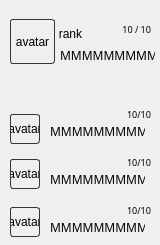
         <widget class="QWidget" name="_w_player_results_1" native="true">
          <property name="minimumSize">
           <size>
            <width>160</width>
            <height>0</height>
           </size>
          </property>
          <property name="maximumSize">
           <size>
            <width>160</width>
            <height>16777215</height>
           </size>
          </property>
          <layout class="QVBoxLayout" name="verticalLayout">
           <property name="spacing">
            <number>3</number>
           </property>
           <property name="leftMargin">
            <number>0</number>
           </property>
           <property name="topMargin">
            <number>9</number>
           </property>
           <property name="rightMargin">
            <number>0</number>
           </property>
           <property name="bottomMargin">
            <number>0</number>
           </property>
           <item>
            <widget class="QWidget" name="_w_player_1" native="true">
             <property name="minimumSize">
              <size>
               <width>160</width>
               <height>65</height>
              </size>
             </property>
             <property name="maximumSize">
              <size>
               <width>160</width>
               <height>65</height>
              </size>
             </property>
             <widget class="QLabel" name="_l_avatar_1">
              <property name="geometry">
               <rect>
                <x>10</x>
                <y>10</y>
                <width>45</width>
                <height>45</height>
               </rect>
              </property>
              <property name="minimumSize">
               <size>
                <width>45</width>
                <height>45</height>
               </size>
              </property>
              <property name="maximumSize">
               <size>
                <width>45</width>
                <height>45</height>
               </size>
              </property>
              <property name="styleSheet">
               <string notr="true">border-radius: 3px;
border: 1px solid rgb(54, 54, 54);</string>
              </property>
              <property name="text">
               <string>avatar</string>
              </property>
              <property name="scaledContents">
               <bool>true</bool>
              </property>
              <property name="alignment">
               <set>Qt::AlignCenter</set>
              </property>
             </widget>
             <widget class="QLabel" name="_l_rank_1">
              <property name="geometry">
               <rect>
                <x>58</x>
                <y>10</y>
                <width>25</width>
                <height>29</height>
               </rect>
              </property>
              <property name="minimumSize">
               <size>
                <width>25</width>
                <height>29</height>
               </size>
              </property>
              <property name="maximumSize">
               <size>
                <width>25</width>
                <height>29</height>
               </size>
              </property>
              <property name="text">
               <string>rank</string>
              </property>
              <property name="scaledContents">
               <bool>true</bool>
              </property>
              <property name="alignment">
               <set>Qt::AlignCenter</set>
              </property>
             </widget>
             <widget class="QLabel" name="_l_nick_1">
              <property name="geometry">
               <rect>
                <x>60</x>
                <y>38</y>
                <width>95</width>
                <height>16</height>
               </rect>
              </property>
              <property name="minimumSize">
               <size>
                <width>95</width>
                <height>0</height>
               </size>
              </property>
              <property name="maximumSize">
               <size>
                <width>95</width>
                <height>16777215</height>
               </size>
              </property>
              <property name="font">
               <font>
                <family>Revue BT</family>
               </font>
              </property>
              <property name="text">
               <string>MMMMMMMMMM</string>
              </property>
              <property name="alignment">
               <set>Qt::AlignLeading|Qt::AlignLeft|Qt::AlignVCenter</set>
              </property>
             </widget>
             <widget class="QLabel" name="_l_kills_1">
              <property name="geometry">
               <rect>
                <x>90</x>
                <y>10</y>
                <width>61</width>
                <height>20</height>
               </rect>
              </property>
              <property name="font">
               <font>
                <family>Revue BT</family>
                <pointsize>7</pointsize>
               </font>
              </property>
              <property name="text">
               <string>10 / 10</string>
              </property>
              <property name="alignment">
               <set>Qt::AlignRight|Qt::AlignTrailing|Qt::AlignVCenter</set>
              </property>
             </widget>
            </widget>
           </item>
           <item>
            <widget class="QLabel" name="label_3">
             <property name="maximumSize">
              <size>
               <width>16777215</width>
               <height>27</height>
              </size>
             </property>
             <property name="text">
              <string/>
             </property>
             <property name="pixmap">
              <pixmap resource="../resources/resources.qrc">:/menu/menu_middle_2.png</pixmap>
             </property>
             <property name="scaledContents">
              <bool>true</bool>
             </property>
            </widget>
           </item>
           <item>
            <spacer name="verticalSpacer">
             <property name="orientation">
              <enum>Qt::Vertical</enum>
             </property>
             <property name="sizeType">
              <enum>QSizePolicy::Minimum</enum>
             </property>
             <property name="sizeHint" stdset="0">
              <size>
               <width>20</width>
               <height>10</height>
              </size>
             </property>
            </spacer>
           </item>
           <item>
            <widget class="QWidget" name="_w_other_player_1" native="true">
             <property name="minimumSize">
              <size>
               <width>160</width>
               <height>45</height>
              </size>
             </property>
             <property name="maximumSize">
              <size>
               <width>160</width>
               <height>45</height>
              </size>
             </property>
             <widget class="QLabel" name="_l_other_avatar_1">
              <property name="geometry">
               <rect>
                <x>10</x>
                <y>10</y>
                <width>30</width>
                <height>30</height>
               </rect>
              </property>
              <property name="minimumSize">
               <size>
                <width>30</width>
                <height>30</height>
               </size>
              </property>
              <property name="maximumSize">
               <size>
                <width>30</width>
                <height>30</height>
               </size>
              </property>
              <property name="styleSheet">
               <string notr="true">border-radius: 3px;
border: 1px solid rgb(54, 54, 54);</string>
              </property>
              <property name="text">
               <string>avatar</string>
              </property>
              <property name="scaledContents">
               <bool>true</bool>
              </property>
              <property name="alignment">
               <set>Qt::AlignCenter</set>
              </property>
             </widget>
             <widget class="QLabel" name="_l_other_nick_1">
              <property name="geometry">
               <rect>
                <x>50</x>
                <y>20</y>
                <width>95</width>
                <height>15</height>
               </rect>
              </property>
              <property name="minimumSize">
               <size>
                <width>95</width>
                <height>0</height>
               </size>
              </property>
              <property name="maximumSize">
               <size>
                <width>95</width>
                <height>16777215</height>
               </size>
              </property>
              <property name="font">
               <font>
                <family>Revue BT</family>
               </font>
              </property>
              <property name="text">
               <string>MMMMMMMMMM</string>
              </property>
              <property name="alignment">
               <set>Qt::AlignLeading|Qt::AlignLeft|Qt::AlignVCenter</set>
              </property>
             </widget>
             <widget class="QLabel" name="_l_other_kills_1">
              <property name="geometry">
               <rect>
                <x>90</x>
                <y>0</y>
                <width>61</width>
                <height>20</height>
               </rect>
              </property>
              <property name="font">
               <font>
                <family>Revue BT</family>
                <pointsize>7</pointsize>
               </font>
              </property>
              <property name="text">
               <string>10/10</string>
              </property>
              <property name="alignment">
               <set>Qt::AlignRight|Qt::AlignTrailing|Qt::AlignVCenter</set>
              </property>
             </widget>
            </widget>
           </item>
           <item>
            <widget class="QWidget" name="_w_other_player_2" native="true">
             <property name="minimumSize">
              <size>
               <width>160</width>
               <height>45</height>
              </size>
             </property>
             <property name="maximumSize">
              <size>
               <width>160</width>
               <height>45</height>
              </size>
             </property>
             <widget class="QLabel" name="_l_other_avatar_2">
              <property name="geometry">
               <rect>
                <x>10</x>
                <y>7</y>
                <width>30</width>
                <height>30</height>
               </rect>
              </property>
              <property name="minimumSize">
               <size>
                <width>30</width>
                <height>30</height>
               </size>
              </property>
              <property name="maximumSize">
               <size>
                <width>30</width>
                <height>30</height>
               </size>
              </property>
              <property name="styleSheet">
               <string notr="true">border-radius: 3px;
border: 1px solid rgb(54, 54, 54);</string>
              </property>
              <property name="text">
               <string>avatar</string>
              </property>
              <property name="scaledContents">
               <bool>true</bool>
              </property>
              <property name="alignment">
               <set>Qt::AlignCenter</set>
              </property>
             </widget>
             <widget class="QLabel" name="_l_other_nick_2">
              <property name="geometry">
               <rect>
                <x>50</x>
                <y>20</y>
                <width>95</width>
                <height>15</height>
               </rect>
              </property>
              <property name="minimumSize">
               <size>
                <width>95</width>
                <height>0</height>
               </size>
              </property>
              <property name="maximumSize">
               <size>
                <width>95</width>
                <height>16777215</height>
               </size>
              </property>
              <property name="font">
               <font>
                <family>Revue BT</family>
               </font>
              </property>
              <property name="text">
               <string>MMMMMMMMMM</string>
              </property>
              <property name="alignment">
               <set>Qt::AlignLeading|Qt::AlignLeft|Qt::AlignVCenter</set>
              </property>
             </widget>
             <widget class="QLabel" name="_l_other_kills_2">
              <property name="geometry">
               <rect>
                <x>90</x>
                <y>0</y>
                <width>61</width>
                <height>20</height>
               </rect>
              </property>
              <property name="font">
               <font>
                <family>Revue BT</family>
                <pointsize>7</pointsize>
               </font>
              </property>
              <property name="text">
               <string>10/10</string>
              </property>
              <property name="alignment">
               <set>Qt::AlignRight|Qt::AlignTrailing|Qt::AlignVCenter</set>
              </property>
             </widget>
            </widget>
           </item>
           <item>
            <widget class="QWidget" name="_w_other_player_3" native="true">
             <property name="minimumSize">
              <size>
               <width>160</width>
               <height>45</height>
              </size>
             </property>
             <property name="maximumSize">
              <size>
               <width>160</width>
               <height>45</height>
              </size>
             </property>
             <widget class="QLabel" name="_l_other_avatar_3">
              <property name="geometry">
               <rect>
                <x>10</x>
                <y>7</y>
                <width>30</width>
                <height>30</height>
               </rect>
              </property>
              <property name="minimumSize">
               <size>
                <width>30</width>
                <height>30</height>
               </size>
              </property>
              <property name="maximumSize">
               <size>
                <width>30</width>
                <height>30</height>
               </size>
              </property>
              <property name="styleSheet">
               <string notr="true">border-radius: 3px;
border: 1px solid rgb(54, 54, 54);</string>
              </property>
              <property name="text">
               <string>avatar</string>
              </property>
              <property name="scaledContents">
               <bool>true</bool>
              </property>
              <property name="alignment">
               <set>Qt::AlignCenter</set>
              </property>
             </widget>
             <widget class="QLabel" name="_l_other_nick_3">
              <property name="geometry">
               <rect>
                <x>50</x>
                <y>20</y>
                <width>95</width>
                <height>15</height>
               </rect>
              </property>
              <property name="minimumSize">
               <size>
                <width>95</width>
                <height>0</height>
               </size>
              </property>
              <property name="maximumSize">
               <size>
                <width>95</width>
                <height>16777215</height>
               </size>
              </property>
              <property name="font">
               <font>
                <family>Revue BT</family>
               </font>
              </property>
              <property name="text">
               <string>MMMMMMMMMM</string>
              </property>
              <property name="alignment">
               <set>Qt::AlignLeading|Qt::AlignLeft|Qt::AlignVCenter</set>
              </property>
             </widget>
             <widget class="QLabel" name="_l_other_kills_3">
              <property name="geometry">
               <rect>
                <x>90</x>
                <y>0</y>
                <width>61</width>
                <height>20</height>
               </rect>
              </property>
              <property name="font">
               <font>
                <family>Revue BT</family>
                <pointsize>7</pointsize>
               </font>
              </property>
              <property name="text">
               <string>10/10</string>
              </property>
              <property name="alignment">
               <set>Qt::AlignRight|Qt::AlignTrailing|Qt::AlignVCenter</set>
              </property>
             </widget>
            </widget>
           </item>
          </layout>
         </widget>
